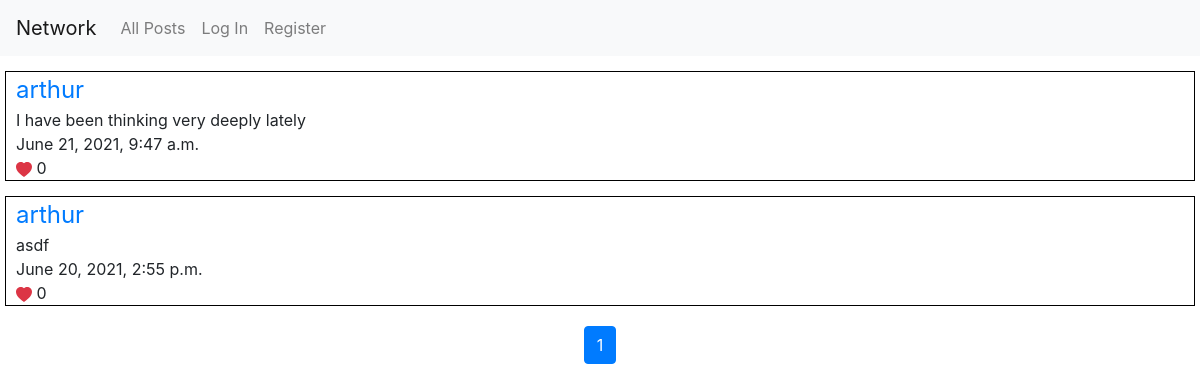
Before: /all-posts with the older database file.
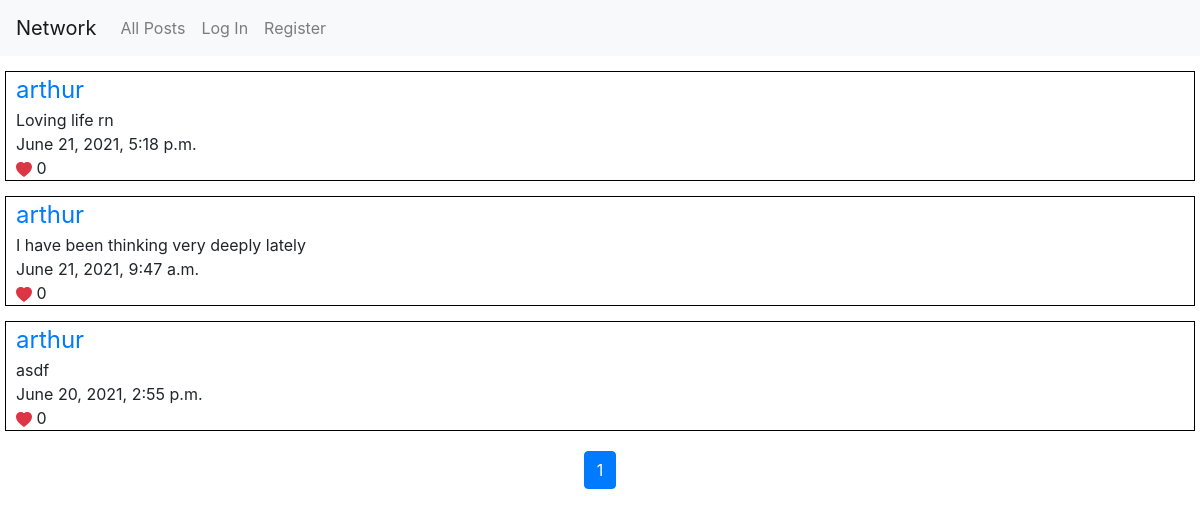
After: the same page with the newer database file.
### network/models.py (models this page shows)
class Post(models.Model):
    user = models.ForeignKey(
        User,
        on_delete=CASCADE, related_name="posts")
    text = models.CharField(
        max_length=1000,
        verbose_name="Post:"
    )
    likes = models.ManyToManyField(
        User,
        blank=True,
        related_name="likedPosts"
    )
    date = models.DateTimeField(
        verbose_name="Published:",
        auto_now_add=True,
        blank=True
    )

class User(AbstractUser):
    follows = models.ManyToManyField(
        "User",
        blank=True,
        related_name="followers"
    )

### network/views.py (the view)
# urls.py: path("all-posts", views.all_posts, name="all-posts"),
def all_posts(request, page_num=1):
    posts = Post.objects.all().order_by("-date")
    p = Paginator(posts, 10)
    return render(request, "network/all-posts.html", {
        "posts": p.page(page_num),
        "edit_post_form": EditForm(),
        "base_url": reverse("all-posts")
    })

### network/templates/network/all-posts.html
{% extends "network/layout.html" %}
{% block body %}
    {% include "network/posts.html" %}
{% endblock %}

### network/templates/network/posts.html (shortened to what this page needs)
<div class="posts-cont">
  {% for post in posts.object_list %}
  <div class="post-cont">
    <div class="header">
      <a href="{% url 'user-profile' post.user.id%}" class="user">{{post.user}}</a>
    </div>
    <div class="text">{{post.text}}</div>
    <div class="date">{{post.date}}</div>
    <div class="likes">
      <svg xmlns="http://www.w3.org/2000/svg" width="16" height="16" fill="currentColor" class="bi bi-heart-fill" viewBox="0 0 16 16">
        <path fill-rule="evenodd" d="M8 1.314C12.438-3.248 23.534 4.735 8 15-7.534 4.736 3.562-3.248 8 1.314z"/>
      </svg>
      {{post.likes.count}}
    </div>
  </div>
  {% empty %}
    <h1>There are no posts</h1>
  {% endfor %}
  <nav aria-label="Page navigation" >
    <ul class="pagination">
      {% for page_num in posts.paginator.page_range %}
        {% if page_num == posts.number %}
          <li class="page-item active">
            <a href="#" class="page-link">{{page_num}}</a>
          </li>
        {% else %}
          <li class="page-item">
            <a href="{{base_url}}/{{page_num}}" class="page-link">{{page_num}}</a>
          </li>
        {% endif %}
      {% endfor %}
    </ul>
  </nav>
</div>

Changed rows visible on the page:
added Post: user "arthur", text "Loving life rn", date "June 21, 2021, 5:18 p.m.", likes.count "0"
